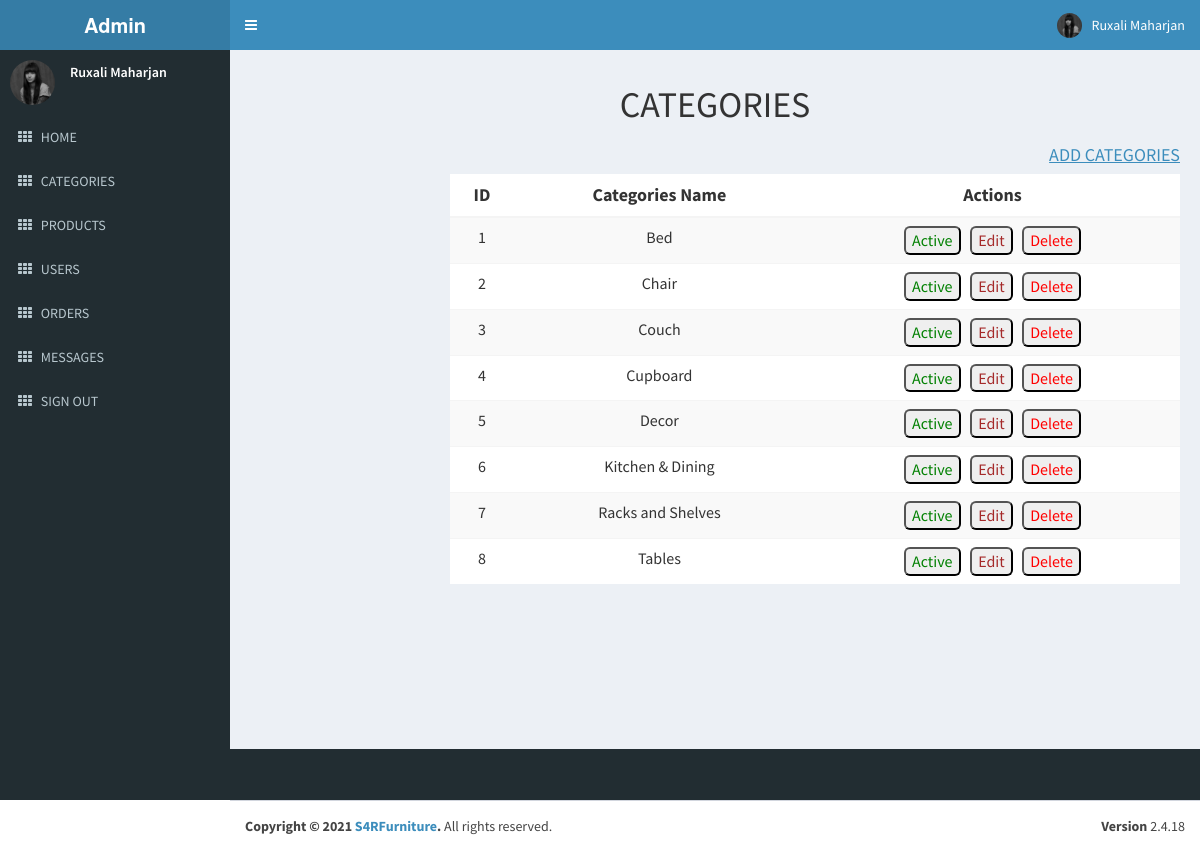
The app's page /admin/categories.php (signed in), older data.
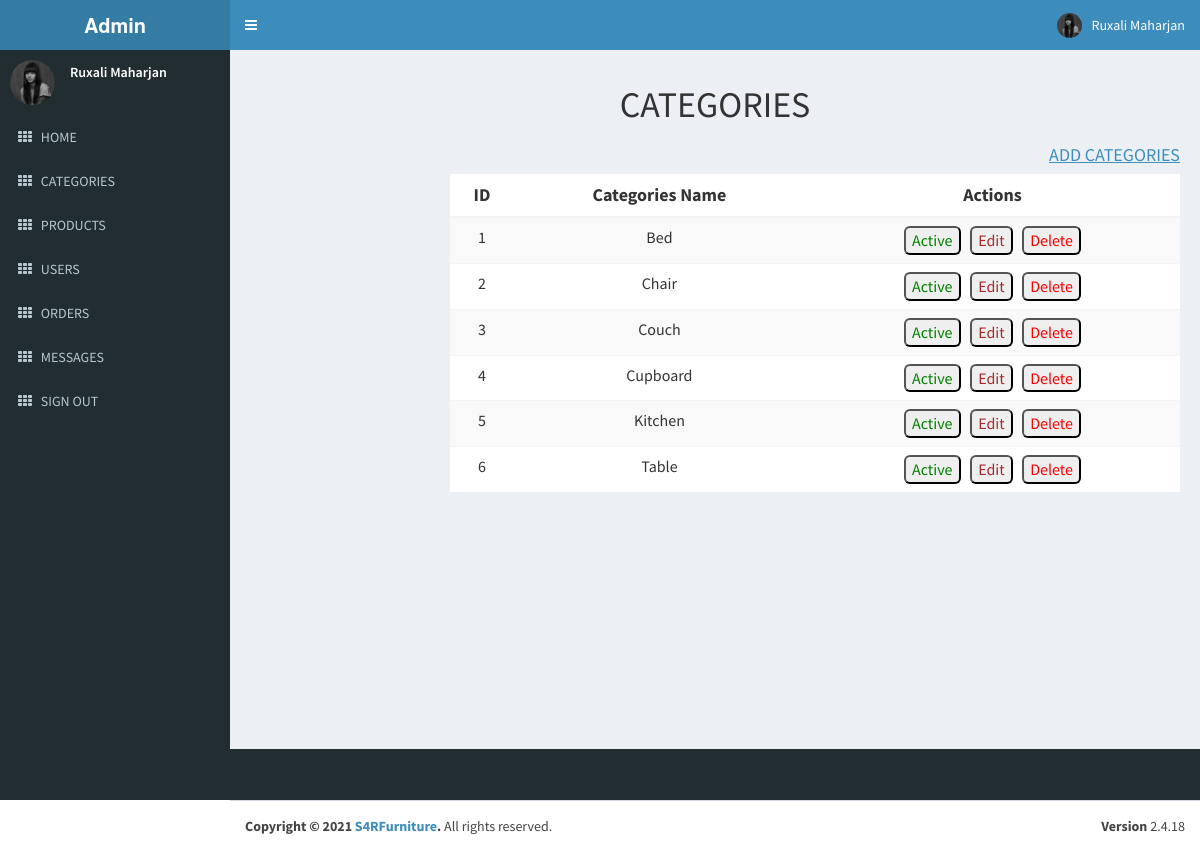
The same page, newer data.
### tables this page shows
CREATE TABLE `categories` (
  `id` int(11) NOT NULL,
  `name` varchar(255) NOT NULL,
  `image` varchar(255) NOT NULL,
  `created_at` timestamp NOT NULL DEFAULT current_timestamp(),
  `updated_at` timestamp NOT NULL DEFAULT current_timestamp(),
  `status` int(11) NOT NULL,
  `fileurl` varchar(255) NOT NULL
);

### admin/categories.php (the view, shortened to what this page needs)
<!DOCTYPE html>
<html>
<?php
require('../connect.php');
$sql = "select * from categories order by name asc";
$res = mysqli_query($connect, $sql);
?>
<?php
include('adminfiles/head.php')
?>
<body class="hold-transition skin-blue sidebar-mini">
  <div class="wrapper">
    <?php
    include('adminfiles/header.php')
    ?>
    <?php
    include('adminfiles/aside.php');
    ?>
    <div class="content-wrapper">
      <section class="content-header">
        <center>
          <h1>
            CATEGORIES
          </h1>
        </center>
      </section>
      <div class="container">
        <div class="col-md-8 col-md-offset-2">
          <h4 class="text-right"><a href="addCategories.php"><u>ADD CATEGORIES</u></a>
          </h4>
          <table class="table table-striped text-center" style="background-color: white;">
            <thead>
              <tr>
                <th style="font-size: large;">ID</th>
                <th style="font-size: large;">Categories Name</th>
                <th style="font-size: large;">Actions</th>
              </tr>
            </thead>
            <tbody>
              <?php
              while ($row = mysqli_fetch_assoc($res)) { ?>
                <tr>
                  <td style="font-size: medium;"><?php echo $row['id'] ?></td>
                  <td style="font-size: medium;"><?php echo $row['name'] ?></td>
                  <td style="font-size: medium;">
                  <div class="buttons">
                    <?php
                    if ($row['status'] == 1) {
                      echo "<button style='border-radius:6px;' ><a style='color:green;' href = '?type=status&operation=deactive&id=" . $row['id'] . "'>Active</a></button>&nbsp;&nbsp;&nbsp;";
                    } else {
                      echo "<button  style='border-radius:6px;'><a style='color:blue;' href = '?type=status&operation=active&id=" . $row['id'] . " '>Deactive</a></button>&nbsp;&nbsp;&nbsp;";
                    }
                    echo "<button style='border-radius:6px;'><a style='color:brown;' href ='addCategories.php?updatecat=" . $row['id'] . "'>Edit</a></button>&nbsp;&nbsp;&nbsp;";
                    echo "<button style='border-radius:6px;'><a style='color:red' href = '?type=delete&id=" . $row['id'] . "'>Delete</a></button>";
                    ?>
                    </div>
                  </td>
                </tr>
              <?php } ?>
            </tbody>
          </table>
        </div>
      </div>
    </div>
  </div>
  <?php
  include('adminfiles/footer.php');
  ?>
</body>
</html>

Row changes from the older to the newer data that the page shows:
removed categories: id "7", name "Racks and Shelves"
removed categories: id "8", name "Tables"
changed categories id 5: name "Decor" → "Kitchen"
changed categories id 6: name "Kitchen & Dining" → "Table"
